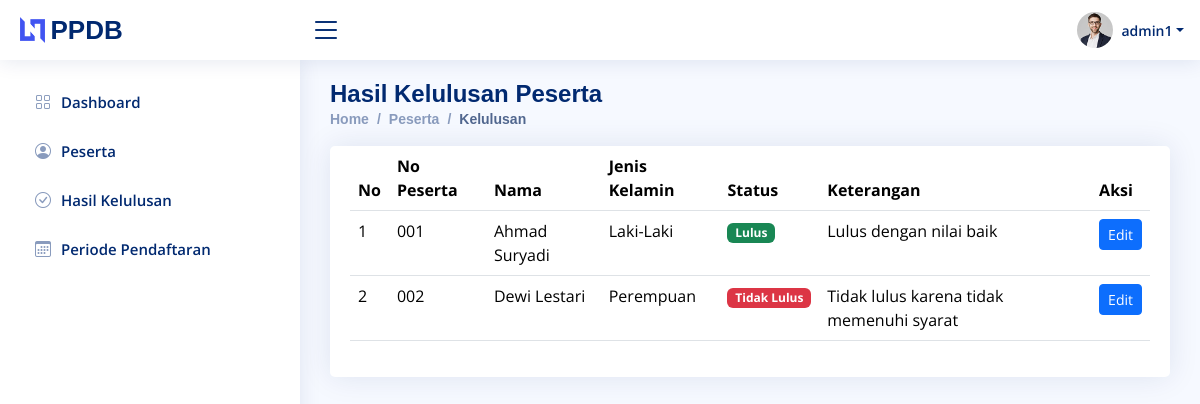
The page /admin/tabel-kelulusan.php (signed in) on the database its author committed.
### tables this page shows
CREATE TABLE `hasil_kelulusan` (
  `id` VARCHAR(50) NOT NULL,
  `keterangan` VARCHAR(255),
  `status` ENUM('Lulus', 'Tidak Lulus') NOT NULL,
  `id_peserta` INT(11),
  PRIMARY KEY (`id`),
  FOREIGN KEY (`id_peserta`) REFERENCES `peserta` (`id`) ON DELETE CASCADE
);

CREATE TABLE `peserta` (
  `id` INT(11) NOT NULL AUTO_INCREMENT,
  `no_peserta` VARCHAR(255) NOT NULL,
  `nama` VARCHAR(255) NOT NULL,
  `foto` VARCHAR(255),
  `jenis_kelamin` ENUM('Laki-Laki', 'Perempuan') NOT NULL,
  `tempat_lahir` VARCHAR(100),
  `tanggal_lahir` TIMESTAMP,
  `nama_ibu` VARCHAR(255),
  `nama_ayah` VARCHAR(255),
  `no_hp_wali` VARCHAR(15),
  `alamat` VARCHAR(255),
  PRIMARY KEY (`id`)
);

### admin/tabel-kelulusan.php (the view, shortened to what this page needs)
<?php
require_once("../koneksi.php");
?>
<!DOCTYPE html>
<html lang="en">
<head>
    <link href="assets/vendor/bootstrap/css/bootstrap.min.css" rel="stylesheet" />
    <link href="assets/vendor/bootstrap-icons/bootstrap-icons.css" rel="stylesheet" />
    <link href="assets/vendor/simple-datatables/style.css" rel="stylesheet" />
    <link href="assets/css/style.css" rel="stylesheet" />
</head>
<body>
    <?php include 'header.php'; ?>
    <?php include 'sidebar.php'; ?>
    <main id="main" class="main">
        <div class="pagetitle">
            <h1>Hasil Kelulusan Peserta</h1>
            <nav>
                <ol class="breadcrumb">
                    <li class="breadcrumb-item"><a href="index.php">Home</a></li>
                    <li class="breadcrumb-item">Peserta</li>
                    <li class="breadcrumb-item active">Kelulusan</li>
                </ol>
            </nav>
        </div>
        <section class="section">
            <div class="card">
                <div class="card-body">
                    <table class="table datatable">
                        <thead>
                            <tr>
                                <th>No</th>
                                <th>No Peserta</th>
                                <th>Nama</th>
                                <th>Jenis Kelamin</th>
                                <th>Status</th>
                                <th>Keterangan</th>
                                <th>Aksi</th>
                            </tr>
                        </thead>
                        <tbody>
                            <?php
                            $query = "
                                SELECT p.no_peserta, p.nama, p.jenis_kelamin, h.status, h.keterangan, p.id AS id_peserta
                                FROM peserta p
                                LEFT JOIN hasil_kelulusan h ON p.id = h.id_peserta
                            ";
                            $result = mysqli_query($koneksi, $query);
                            if (mysqli_num_rows($result) > 0) {
                                $no = 1;
                                while ($row = mysqli_fetch_assoc($result)) {
                                    echo "<tr>";
                                    echo "<td>" . $no++ . "</td>";
                                    echo "<td>" . $row['no_peserta'] . "</td>";
                                    echo "<td>" . $row['nama'] . "</td>";
                                    echo "<td>" . $row['jenis_kelamin'] . "</td>";
                                    echo "<td><span class='badge bg-" . ($row['status'] === 'Lulus' ? 'success' : 'danger') . "'>" . $row['status'] . "</span></td>";
                                    echo "<td>" . ($row['keterangan'] ?? '-') . "</td>";
                                    echo "<td><button class='btn btn-primary btn-sm' data-bs-toggle='modal' data-bs-target='#editModal' data-id='" . $row['id_peserta'] . "' data-status='" . $row['status'] . "' data-keterangan='" . $row['keterangan'] . "'>Edit</button></td>";
                                    echo "</tr>";
                                }
                            } else {
                                echo "<tr><td colspan='7' class='text-center'>Belum ada data kelulusan.</td></tr>";
                            }
                            ?>
                        </tbody>
                    </table>
                </div>
            </div>
        </section>
    </main>
</body>
</html>

### admin/assets/css/style.css (style rules this page uses)
:root { scroll-behavior: smooth; }
body { font-family: "Open Sans", sans-serif; background: #f6f9ff; color: #444444; }
a { color: #4154f1; text-decoration: none; }
h1, h2, h3, h4, h5, h6 { font-family: "Nunito", sans-serif; }
#main { margin-top: 60px; padding: 20px 30px; transition: all 0.3s; }
.pagetitle { margin-bottom: 10px; }
.pagetitle h1 { font-size: 24px; margin-bottom: 0; font-weight: 600; color: #012970; }
.card { margin-bottom: 30px; border: none; border-radius: 5px; box-shadow: 0px 0 30px rgba(1, 41, 112, 0.1); }
.card-body { padding: 0 20px 20px 20px; }
.breadcrumb { font-size: 14px; font-family: "Nunito", sans-serif; color: #899bbd; font-weight: 600; }
.breadcrumb a { color: #899bbd; transition: 0.3s; }
.breadcrumb .breadcrumb-item::before { color: #899bbd; }
.breadcrumb .active { color: #51678f; font-weight: 600; }
@media (min-width: 1200px) { #main, #footer { margin-left: 300px; } }

### rows shown on the page
hasil_kelulusan: id_peserta.no_peserta "001", id_peserta.nama "Ahmad Suryadi", id_peserta.jenis_kelamin "Laki-Laki", status "Lulus", keterangan "Lulus dengan nilai baik"
hasil_kelulusan: id_peserta.no_peserta "002", id_peserta.nama "Dewi Lestari", id_peserta.jenis_kelamin "Perempuan", status "Tidak Lulus", keterangan "Tidak lulus karena tidak memenuhi syarat"

### other values the page prints
$_SESSION['admin_username'] "admin1"
